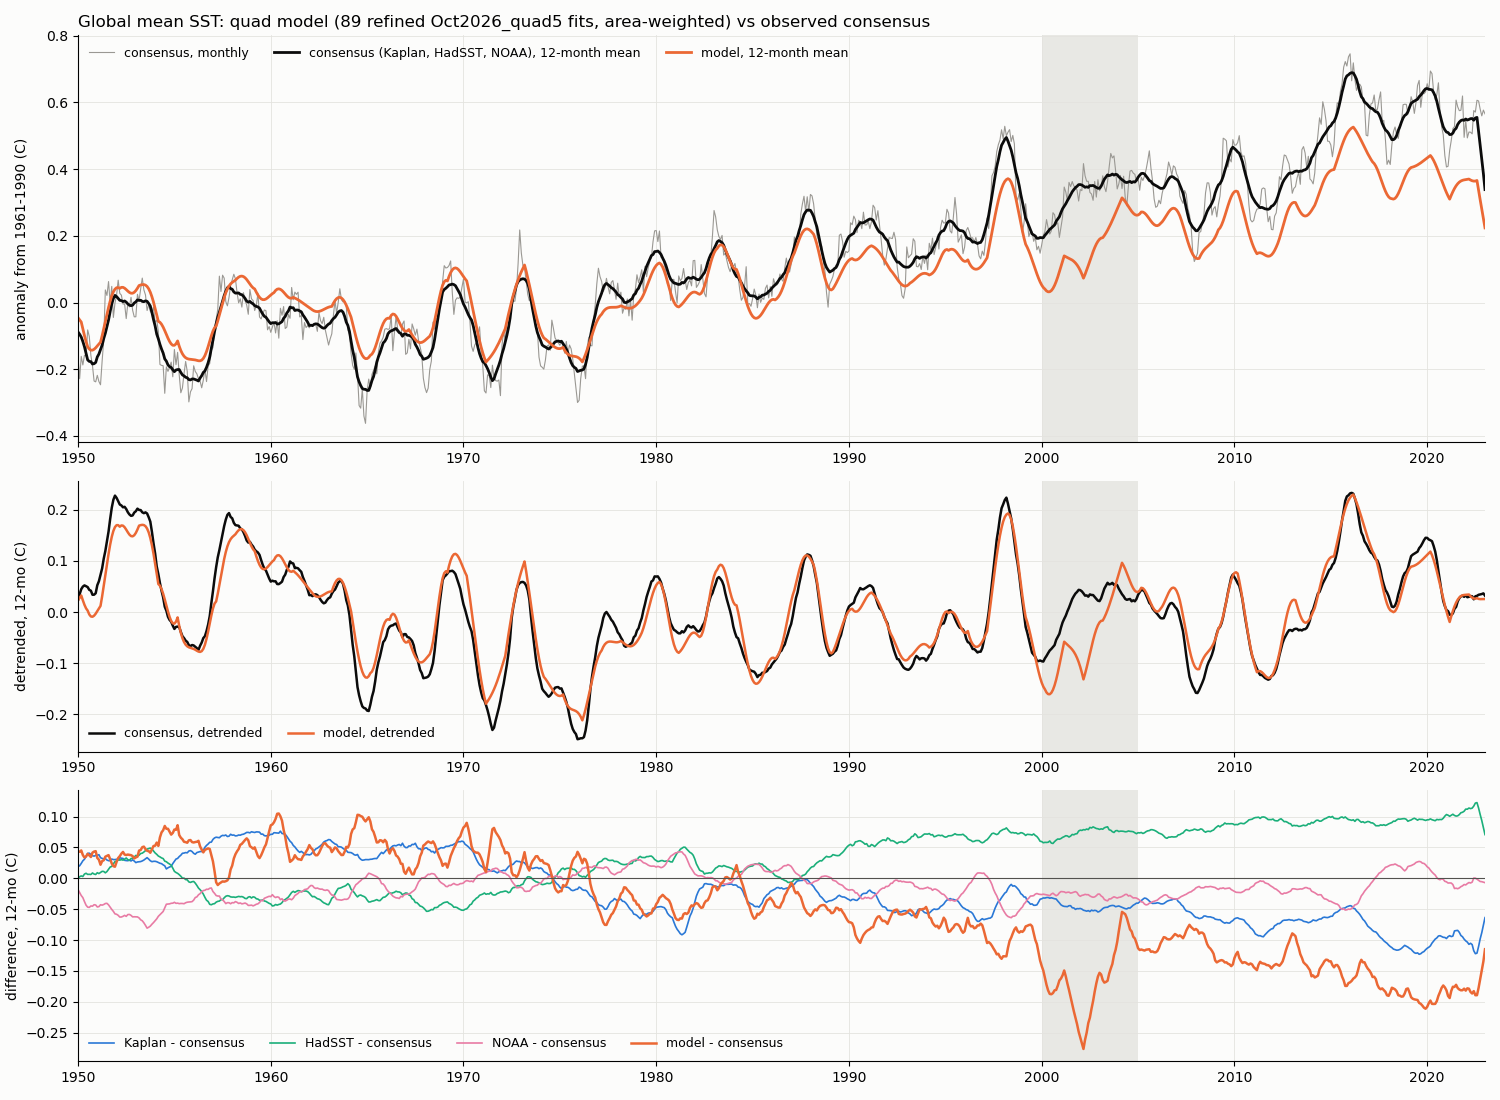

Recreate this plot in Python.
#!/usr/bin/env python3
"""Global monthly SST from the last quad sweep's model fits, against the consensus of observed records (2026-11-22).

Model: every Oct2026_quad5_refine quad's refined lt.exe.p, its centre leg rescored alone TEST_ONLY with F9=-1
(nofilt/<quad>, rescore.sh; with F9=1 the same rescore reproduces the sweep's leg-1 model to 1.5e-11), so columns 2/3
are the unfiltered monthly model and data. Both are pro-rated by each quad's ocean area on the Kaplan grid
(Sep2026/global_sst_from_quads: weights renormalized each month over the quads present).

Observed global mean SST, each as monthly anomalies from its own 1961-1990 calendar-month means:
  Kaplan    cos(lat)-weighted mean of the Kaplan SST V2 grid the quads were cut from (Feb2026/k_sst)
  HadSST    Met Office HadSST 4.2.0.0 monthly GLOBE (raw/hadsst4_globe.csv)
  NOAA      NOAA NCEI Climate at a Glance, global ocean (NOAAGlobalTemp, ERSST v5; raw/noaa_ocean.csv)
  consensus the mean of the three, over the months all three have
The model is put on the same footing (its own 1961-1990 calendar-month means removed); no scale is fitted.
Scores: CC and RMS against the consensus, raw monthly, after removing each series' own linear trend over the span
(the trend is the shared nuisance), and 12-month running means; training months and the 2000-2005 held-out gap apart.
    python3 global_sst_model.py   -> global_sst_model.png, global_sst_model.txt (monthly table)"""
import sys
from pathlib import Path
import numpy as np, matplotlib
matplotlib.use("Agg"); import matplotlib.pyplot as plt
HERE = Path(__file__).resolve().parent; EXP = HERE.parents[1]
sys.path.insert(0, str(EXP / "Sep2026")); import global_sst_from_quads as G

quads = G.load_quads(HERE / "nofilt")
nc = G.load_kaplan(EXP / "Feb2026/k_sst/sst.mean.anom.nc")
weights, covered = G.ocean_area_weights(sorted(quads), nc)
keys = np.arange(min(G.month_key(q["dates"][0]) for q in quads.values()),
                 max(G.month_key(q["dates"][-1]) for q in quads.values()) + 1)
model, frac = G.prorate(quads, weights, "model", keys)
recon, _ = G.prorate(quads, weights, "data", keys)
kk, sst, lat, _ = nc; kap = dict(zip(kk, G.global_mean(sst, lat)))
had = {int(r[0]) * 12 + int(r[1]) - 1: r[2] for r in np.genfromtxt(HERE / "raw/hadsst4_globe.csv", delimiter=",", skip_header=1)}
noaa = {}
for l in open(HERE / "raw/noaa_ocean.csv"):
    x = l.strip().split(",")
    if len(x) == 2 and x[0].isdigit(): noaa[int(x[0][:4]) * 12 + int(x[0][4:]) - 1] = float(x[1])

def rebase(d):  # remove own 1961-1990 calendar-month means
    out = dict(d)
    for m in range(12):
        base = [v for k, v in d.items() if k % 12 == m and 1961 * 12 <= k < 1991 * 12 and np.isfinite(v)]
        for k in d:
            if k % 12 == m: out[k] = d[k] - np.mean(base)
    return out
S = {"model": rebase(dict(zip(keys, model))), "quad data": rebase(dict(zip(keys, recon))),
     "Kaplan": rebase(kap), "HadSST": rebase(had), "NOAA": rebase(noaa)}
obs = ("Kaplan", "HadSST", "NOAA")
common = [k for k in keys if all(k in S[o] and np.isfinite(S[o][k]) for o in obs) and np.isfinite(S["model"][k])]
S["consensus"] = {k: np.mean([S[o][k] for o in obs]) for k in common}
t = np.array(common) / 12.0; held = (t >= 2000) & (t < 2005)
V = {n: np.array([S[n][k] for k in common]) for n in S}

def detr(y): return y - np.polyval(np.polyfit(t, y, 1), t)
def run12(y): return np.convolve(y, np.ones(12) / 12, mode="same")
def score(a, b, m):
    return np.corrcoef(a[m], b[m])[0, 1], np.sqrt(np.mean((a[m] - b[m]) ** 2))
ref = V["consensus"]
lines = [f"{len(quads)} quads, {t[0]:.0f}-{t[-1]:.2f} ({len(t)} months common to model, Kaplan, HadSST and NOAA)",
         f"quad coverage: mean {np.nanmean(frac):.3f} of the quads' total ocean weight present",
         "", f"{'vs consensus':14s} {'monthly CC / RMS':>18s} {'detrended CC':>13s} {'12-mo CC':>9s} {'detr 12-mo':>11s} {'held 2000-05 CC':>16s}"]
for n in ("model", "quad data", "Kaplan", "HadSST", "NOAA"):
    a = V[n]; c, r = score(a, ref, ~held); cd, _ = score(detr(a), detr(ref), ~held)
    cs, _ = score(run12(a), run12(ref), ~held); cds, _ = score(run12(detr(a)), run12(detr(ref)), ~held)
    ch, _ = score(a, ref, held)
    lines.append(f"{n:14s} {c:+.3f} / {r:.3f} C      {cd:+.3f}        {cs:+.3f}     {cds:+.3f}        {ch:+.3f}")
for n in ("model", "consensus"):
    lines.append(f"linear trend {n:10s}: {np.polyfit(t, V[n], 1)[0] * 100:+.2f} C/century")
lines.append(f"observed spread (mean |dataset - consensus|): {np.mean([np.abs(V[o] - ref).mean() for o in obs]):.3f} C")
print("\n".join(lines))
with open(HERE / "global_sst_model.txt", "w") as fh:
    fh.write("# " + "\n# ".join(lines) + "\n# date model consensus Kaplan HadSST NOAA quad_data\n")
    for i, k in enumerate(common): fh.write(f"{k / 12:.4f} " + " ".join(f"{V[n][i]:+.4f}" for n in ("model", "consensus", "Kaplan", "HadSST", "NOAA", "quad data")) + "\n")

INK, MUTED, GRID, SURF = "#0b0b0b", "#52514e", "#e4e3df", "#fcfcfb"
fig, ax = plt.subplots(3, 1, figsize=(15, 11), facecolor=SURF, gridspec_kw=dict(height_ratios=[3, 2, 2]))
for A in ax:
    A.set_facecolor(SURF); A.axvspan(2000, 2005, color=GRID, alpha=0.8, lw=0); A.grid(color=GRID, lw=0.6)
    for s in ("top", "right"): A.spines[s].set_visible(False)
A = ax[0]
A.plot(t, V["consensus"], color="#9a9893", lw=0.8, label="consensus, monthly")
A.plot(t, run12(V["consensus"]), color=INK, lw=2, label="consensus (Kaplan, HadSST, NOAA), 12-month mean")
A.plot(t, run12(V["model"]), color="#eb6834", lw=2, label="model, 12-month mean")
A.set_title("Global mean SST: quad model (89 refined Oct2026_quad5 fits, area-weighted) vs observed consensus", loc="left")
A.set_ylabel("anomaly from 1961-1990 (C)"); A.legend(frameon=False, ncol=3, fontsize=9)
A = ax[1]
A.plot(t, run12(detr(V["consensus"])), color=INK, lw=1.8, label="consensus, detrended")
A.plot(t, run12(detr(V["model"])), color="#eb6834", lw=1.8, label="model, detrended")
A.set_ylabel("detrended, 12-mo (C)"); A.legend(frameon=False, ncol=2, fontsize=9)
A = ax[2]
for o, c in zip(obs, ("#2a78d6", "#1baf7a", "#e87ba4")): A.plot(t, run12(V[o] - ref), color=c, lw=1.2, label=f"{o} - consensus")
A.plot(t, run12(V["model"] - ref), color="#eb6834", lw=1.8, label="model - consensus")
A.axhline(0, color=MUTED, lw=0.8); A.set_ylabel("difference, 12-mo (C)"); A.legend(frameon=False, ncol=4, fontsize=9)
for A in ax: A.set_xlim(t[0], t[-1])
fig.tight_layout(); fig.savefig(HERE / "global_sst_model.png", dpi=100, facecolor=SURF); print(f"plot: {HERE / 'global_sst_model.png'}")
